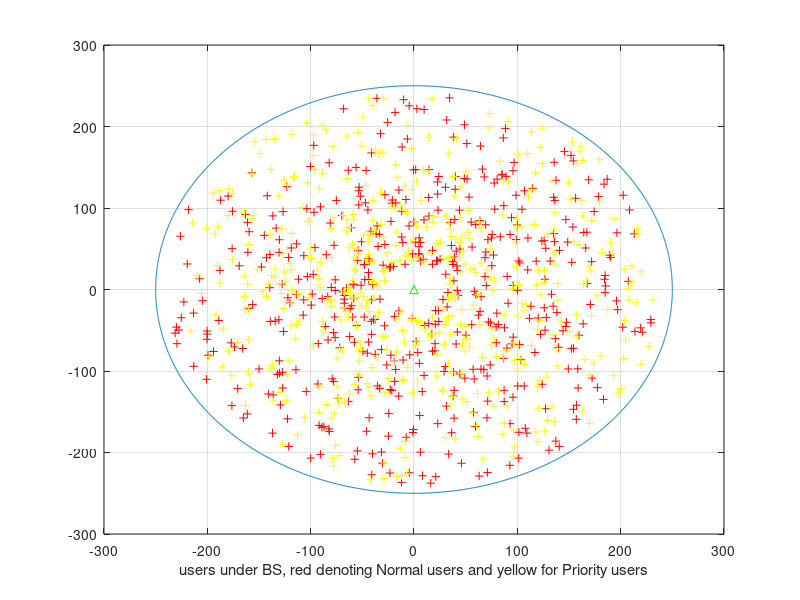
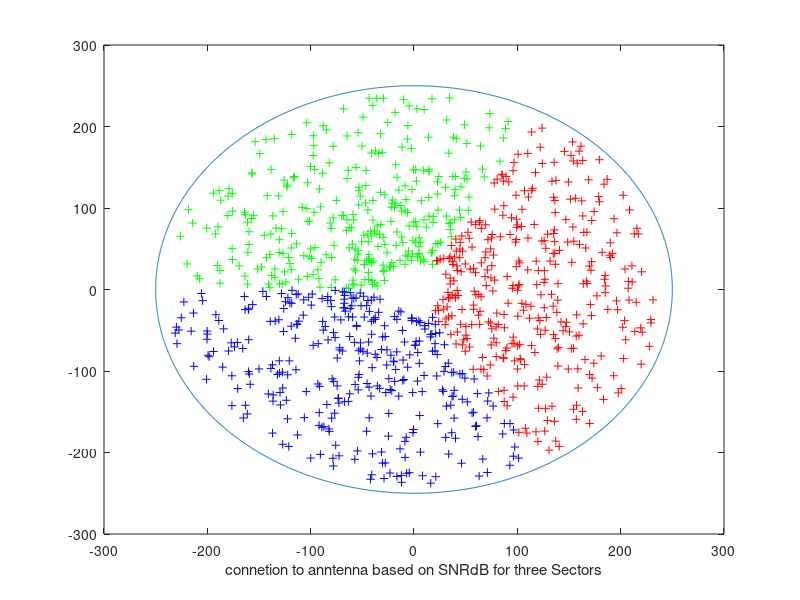

The MATLAB script that drew these images, in order:
grid on;

% area under the base station
r = 250;
t = 0 : pi/1000 : pi*2;
x = r*cos(t);
y = r*sin(t);
figure(1);
plot (x,y);
hold on;
grid on;
axis on;
axis ([-300 300 -300 300])
xlabel('users under BS, red denoting Normal users and yellow for Priority users' );


% layout of the base station
Bs_X = 0;
Bs_Y = 0;
plot(Bs_X, Bs_Y, '^g');


% genration of users in base station
a=30;
b=240;
n=1000; 
OpUserR = a + (b-a).*rand(n,1);
c=0;
d=2*pi;
theta = c + (d-c).*rand(n,1);
userX= (OpUserR.*cos(theta));
userY= (OpUserR.*sin(theta));
normal = 0.5 *n;
priority = n - normal;
userX1= zeros(1,(normal));
userY1= zeros(1,(normal));
userX2= zeros(1,(priority));
userY2= zeros(1,(priority));
for i = 1:(normal)
    userX1(i) = userX(i);
    userY1(i) = userY(i);
end
k = 1;
for i = (normal+1):n
    userX2(k) = userX(i);
    userY2(k) = userY(i);
    k = k+1;
end

figure(1);
hold on;
plot(userX1, userY1,'+r')
plot(userX2, userY2,'+y')


%parameter calculation for users in the network
d=zeros(1,n);
pathLoss_M=zeros(1,n);
pathLoss2_M=zeros(1,n);
shadowing_M=zeros(1,n);
hbs=25;
hms=1.5;
fc=2.6;
std_dev_M= 8;
for i= 1:n
    d(i)= sqrt((userX(i)^2) +(userY(i)^2));
    pathLoss_M(i)= (44.9-6.55*log10(hbs))*log10(d(i))+34.46+5.83*log10(hbs)+23*log10(fc/5);
    pathLoss2_M(i)= 40*log10(d(i)) + 0.65 - 16.2*log10(hbs) - 16.2*log10(hms) + 3.8*log10(fc/5); 
    shadowing_M= std_dev_M.* randn(n, 1);
end;




% parameter calculation for the first sector
i=1;
Aa1 = zeros(1,n) ;
Mg = 17; % max gain
Am = 20; %
W = 70;
gain = zeros(3, n);

while(i<=n)
if (0<=userX(i) && 0<userY(i))
  Aa1(i) = abs(atand(userY(i)/userX(i)))  ;

                 
elseif (0>userX(i) && 0<userY(i))
  Aa1(i) = 180 - abs(atand(userY(i)/userX(i)))  ;

elseif (0>userX(i) && 0>userY(i))
  Aa1(i) = 180 + abs(atand(userY(i)/userX(i)))  ;

elseif (0<userX(i) && 0>userY(i))
  Aa1(i) = 360 - abs(atand(userY(i)/userX(i)))  ;

end;
  if Aa1(i)>180
      Aa1(i)= 360- Aa1(i);
  end;
  if Aa1(i)< -180
      Aa1(i)= 360+Aa1(i);
  end;
      
   

 x=12*((Aa1(i)/W)^2);
gain(1,i)= Mg - min(x, Am);

i =i + 1 ;
end;



% parameter calculation for the second sector
i=1;
Aa2 = zeros(1,n) ;

while(i<=n)
if (0<userX(i) && 0<userY(i)) 
  Aa2(i) = 120 - abs(atand(userY(i)/userX(i)))  ;

elseif (0>userX(i) && 0<userY(i) && theta(i)>2*pi/3)
  Aa2(i) = 60 - abs(atand(userY(i)/userX(i)));
  
elseif (0>userX(i) && 0<userY(i) && theta(i)<2*pi/3)
  Aa2(i) = abs(atand(userY(i)/userX(i)))-60;

elseif (0>userX(i) && 0>userY(i))
  Aa2(i) = 60 + abs(atand(userY(i)/userX(i)))  ;

else 
  Aa2(i) = 240 - abs(atand(userY(i)/userX(i)))  ;

end;
 if Aa2(i)>180
      Aa2(i)= 360- Aa2(i);
  end;
  if Aa2(i)< -180
      Aa2(i)= 360+Aa2(i);
  end;
  
 x2=12*((Aa2(i)/W)^2);
gain(2,i)= Mg - min(x2, Am);

i =i + 1 ;
end;

% parameter calculation for the third sector
i=1;
Aa3 = zeros(1,n) ;

while(i<=n)
if (0<userX(i) && 0<userY(i))
  Aa3(i) = 240 - abs(atand(userY(i)/userX(i)))  ;


elseif (0>userX(i) && 0<userY(i))
  Aa3(i) = 60 + abs(atand(userY(i)/userX(i))) ;

elseif (0>userX(i) && 0>userY(i))
  theta1 =abs(atand(userY(i)/userX(i)) ) ;
  if theta1<60
      Aa3(i)= 60- theta1;
  elseif theta1>=60
      Aa3(i)=theta1-60;
  end;
  
 elseif (0<userX(i) && 0>userY(i))
  Aa3(i) = 120 - abs(atand(userY(i)/userX(i)))  ;

 end;
 
  if Aa3(i)>180
      Aa3(i)= 360- Aa3(i);
  end;
  if Aa3(i)< -180
      Aa3(i)= 360+Aa3(i);
  end;
      
 x3=12*((Aa3(i)/W)^2);
gain(3,i)= Mg - min(x3, Am);

i =i + 1 ;
end;


RS= zeros(3,n);
RSw= zeros(3,n);% Received signal in Watt
BS_Tx= 43;
gainMs= 0;
SNRw= zeros(3,n);
SNRdB= zeros(3,n);
bandwidth= 5000000;
noise_dB= -174 + 10*log10(bandwidth);
noise_w= 10^(noise_dB/10); % Noise power in Watt

alpha = 0.65;
dataRatePerH = zeros(1,n);
dataRate = zeros(1,n);
uSNRw= zeros(3,n);
uSNRdB = zeros(1,n);
RBbandwidth = 180000;
Unoise_dB= -174 + 10*log10(RBbandwidth);
Unoise_w= 10^(Unoise_dB/10);
fileSize = 16777216; % 2MB in bits

for i= 1:3
    for j= 1:n
        RS(i,j)= BS_Tx + gain(i,j) + gainMs - pathLoss_M(j) - shadowing_M(j);
        RSw(i,j)= 10^(RS(i,j)/10);
        SNRw(i,j)= RSw(i,j)/noise_w;
        SNRdB(i,j)= 10 *log10(SNRw(i,j));
        
        
        
        uSNRw(i,j)= RSw(i,j)/Unoise_w;
        uSNRdB(i,j)= 10 *log10(uSNRw(i,j));
        if uSNRdB(i,j)>21
            uSNRdB(i,j) =21;
        end
        dataRatePerH = alpha*log2(1+10.^(uSNRdB/10));
        dataRate = dataRatePerH*RBbandwidth; 
        
       
    end;
end;


RdataRate = max(dataRate,[],1); % data rate(tx rate ) of each user.
serviceTime = zeros(1,n); % Service time for each user.

i=1;
for i=i:n
serviceTime(i) = fileSize/(RdataRate(i));
end;

SNRdB1= zeros(3,normal);
SNRdB2= zeros(3,priority);

for i= 1:3
    for j= 1:normal
        SNRdB1(i,j)= SNRdB(i,j);
    end;
end;

k=1;
for i= 1:3
    for j= (normal+1):n
        SNRdB2(i,k)= SNRdB(i,j);
        k=k+1;
    end;
    k=1;
end;


[maxSNRdB, indexSNRdB] =  max(SNRdB,[],1);
cell1 = find(indexSNRdB==1); %index of All users connected to cell1
cell2 = find(indexSNRdB==2); %index of All users connected to cell2
cell3 = find(indexSNRdB==3); %index of All users connected to cell3

[maxSNRdB1, indexSNRdB1] =  max(SNRdB1,[],1);
[maxSNRdB2, indexSNRdB2] =  max(SNRdB2,[],1);
cell11 = find(indexSNRdB1==1); %index of Normal users connected to cell1
cell12 = find(indexSNRdB1==2); %index of Normal users connected to cell2
cell13 = find(indexSNRdB1==3); %index of Normal users connected to cell3

cell21 = find(indexSNRdB2==1); %index of Priority users connected to cell1
cell22 = find(indexSNRdB2==2); %index of Priority users connected to cell1
cell23 = find(indexSNRdB2==3); %index of Priority users connected to cell1

figure(2);
r = 250;
t = 0 : pi/1000 : pi*2;
x = r*cos(t);
y = r*sin(t);
plot (x,y);
hold on;

figure(2);
plot(userX(cell1), userY(cell1),'+r', userX(cell2), userY(cell2),'+g',userX(cell3), userY(cell3),'+b');
xlabel('connetion to anntenna based on SNRdB for three Sectors' );


% Radio Resource Allocation Segment

Lamda = (0.5:1:12.5);
z = length(Lamda);
blockingProb = zeros(1,z);
throughput = zeros(1,z);
bNum = zeros(1,z); %number of blocked users
sCall = zeros(1,z);%number of served users
timeNow = -1*ones(1,z);
averageDelay = zeros(1,z);
delay = zeros(1,z);
numChannelsPerSector = 25;
perNormal = 0.5; % Percentage of total bandwidth allocated to Normal users
perPriority = 1- perNormal; % Percentage of total bandwidth allocated to Priority users
numChannelsNormal =ceil( numChannelsPerSector * perNormal);
numChannelsPriority = numChannelsPerSector - numChannelsNormal;
l=1; %  Iterates up to the length of lambda (z)

